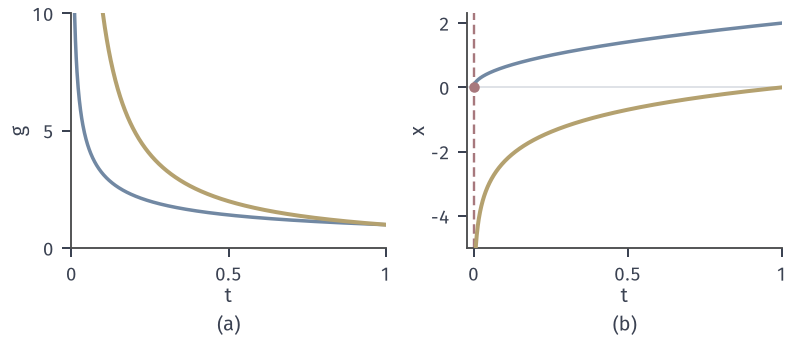

Write Python code to recreate this figure.
from pathlib import Path
import sys
sys.path.insert(0, str(Path(__file__).resolve().parents[1]/"ivp-common"))
from ivp_common import *
HERE = Path(__file__).resolve().parent

# 目标：输入在 t=0 无界：t^{-1/2} 可积，1/t 不可积。
fig, axes = figure(width_mm=112, height_mm=48, ncols=2)
panel(fig, .09, .985, .96, .27, .26)
a, b = axes
t = np.linspace(.004, 1, 800)
a.plot(t, t**-.5, color=BLUE, lw=1.4, zorder=3); a.plot(t, 1/t, color=YELLOW, lw=1.6, zorder=3)
a.set_xlim(0, 1); a.set_ylim(0, 10); a.set_xticks([0, .5, 1]); a.set_xticklabels(['0', '0.5', '1']); a.set_yticks([0, 5, 10]); a.set_xlabel('$t$', labelpad=1); a.set_ylabel('$g$', labelpad=1)
t = np.linspace(1e-4, 1, 1500)
b.plot(np.r_[0, t], np.r_[0, 2*np.sqrt(t)], color=BLUE, lw=1.4, zorder=3); dot(b, 0, 0)
b.plot(t, np.log(t), color=YELLOW, lw=1.6, zorder=3)
b.axhline(0, color=GRID, lw=.65, zorder=0); b.axvline(0, color=RED, lw=.95, ls=(0, (4, 2)), zorder=1)
b.set_xlim(-.02, 1); b.set_ylim(-5, 2.3); b.set_xticks([0, .5, 1]); b.set_xticklabels(['0', '0.5', '1']); b.set_yticks([-4, -2, 0, 2]); b.set_xlabel('$t$', labelpad=1); b.set_ylabel('$x$', labelpad=1)
tags(fig, axes)
save(fig, HERE, 'figure', {'a': 't^-1/2 and 1/t', 'b': '2 sqrt t and ln t'})
